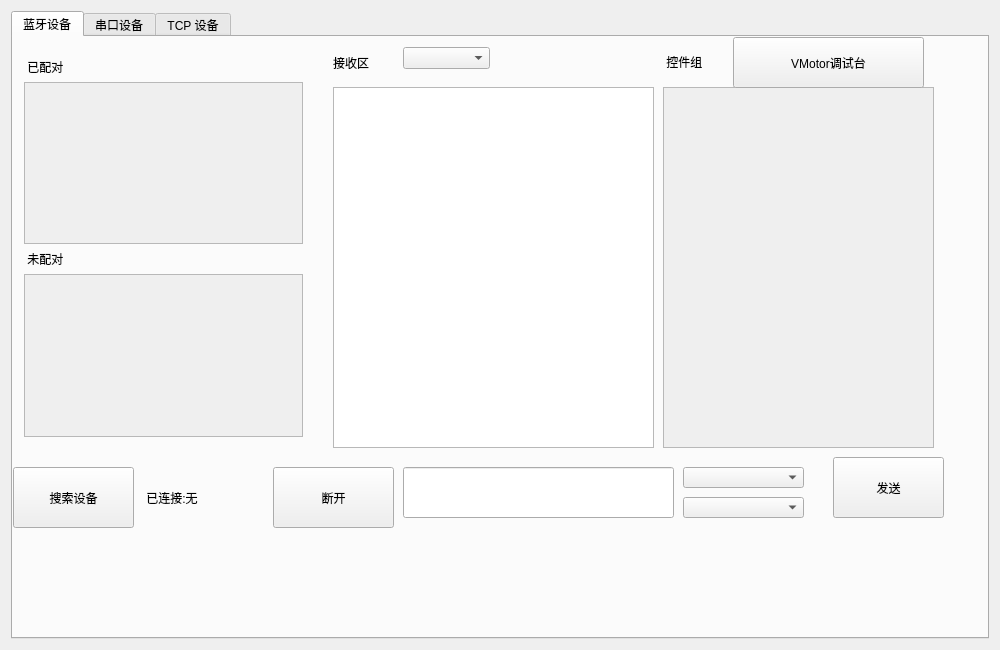
<?xml version="1.0" encoding="UTF-8"?>
<ui version="4.0">
 <class>MainWindow</class>
 <widget class="QMainWindow" name="MainWindow">
  <property name="geometry">
   <rect>
    <x>0</x>
    <y>0</y>
    <width>1000</width>
    <height>650</height>
   </rect>
  </property>
  <property name="windowTitle">
   <string>MainWindow</string>
  </property>
  <widget class="QWidget" name="centralWidget">
   <layout class="QGridLayout" name="gridLayout_2">
    <item row="0" column="0">
     <widget class="QTabWidget" name="TB_SELECT">
      <property name="currentIndex">
       <number>0</number>
      </property>
      <property name="tabsClosable">
       <bool>false</bool>
      </property>
      <widget class="QWidget" name="tab">
       <attribute name="title">
        <string>蓝牙设备</string>
       </attribute>
       <widget class="QPushButton" name="PB_SEARCHBLT">
        <property name="geometry">
         <rect>
          <x>0</x>
          <y>430</y>
          <width>121</width>
          <height>61</height>
         </rect>
        </property>
        <property name="text">
         <string>搜索设备</string>
        </property>
       </widget>
       <widget class="QLabel" name="LB_CONNECTSTAT">
        <property name="geometry">
         <rect>
          <x>130</x>
          <y>440</y>
          <width>111</width>
          <height>41</height>
         </rect>
        </property>
        <property name="text">
         <string> 已连接:无</string>
        </property>
       </widget>
       <widget class="QPushButton" name="PB_BLTBREAK">
        <property name="geometry">
         <rect>
          <x>260</x>
          <y>430</y>
          <width>121</width>
          <height>61</height>
         </rect>
        </property>
        <property name="text">
         <string>断开</string>
        </property>
       </widget>
       <widget class="QLineEdit" name="LE_BLTSEND">
        <property name="geometry">
         <rect>
          <x>390</x>
          <y>430</y>
          <width>271</width>
          <height>51</height>
         </rect>
        </property>
       </widget>
       <widget class="QPushButton" name="PB_BLTSEND">
        <property name="geometry">
         <rect>
          <x>820</x>
          <y>420</y>
          <width>111</width>
          <height>61</height>
         </rect>
        </property>
        <property name="text">
         <string>发送</string>
        </property>
       </widget>
       <widget class="QWidget" name="layoutWidget">
        <property name="geometry">
         <rect>
          <x>0</x>
          <y>10</y>
          <width>301</width>
          <height>401</height>
         </rect>
        </property>
        <layout class="QVBoxLayout" name="verticalLayout_5">
         <item>
          <widget class="QLabel" name="label_7">
           <property name="text">
            <string> 已配对</string>
           </property>
          </widget>
         </item>
         <item>
          <widget class="QScrollArea" name="SA_BLUEDEVPAIRED">
           <property name="widgetResizable">
            <bool>true</bool>
           </property>
           <widget class="QWidget" name="scrollAreaWidgetContents_3">
            <property name="geometry">
             <rect>
              <x>0</x>
              <y>0</y>
              <width>297</width>
              <height>172</height>
             </rect>
            </property>
            <layout class="QVBoxLayout" name="verticalLayout_4">
             <item>
              <widget class="QWidget" name="WG_BLUEDEV_2" native="true"/>
             </item>
             <item>
              <spacer name="verticalSpacer_3">
               <property name="orientation">
                <enum>Qt::Vertical</enum>
               </property>
               <property name="sizeHint" stdset="0">
                <size>
                 <width>20</width>
                 <height>397</height>
                </size>
               </property>
              </spacer>
             </item>
            </layout>
           </widget>
          </widget>
         </item>
         <item>
          <widget class="QLabel" name="label_8">
           <property name="text">
            <string> 未配对</string>
           </property>
          </widget>
         </item>
         <item>
          <widget class="QScrollArea" name="SA_BLUEDEV">
           <property name="widgetResizable">
            <bool>true</bool>
           </property>
           <widget class="QWidget" name="scrollAreaWidgetContents_2">
            <property name="geometry">
             <rect>
              <x>0</x>
              <y>0</y>
              <width>297</width>
              <height>172</height>
             </rect>
            </property>
            <layout class="QVBoxLayout" name="verticalLayout_3">
             <item>
              <widget class="QWidget" name="WG_BLUEDEV" native="true"/>
             </item>
             <item>
              <spacer name="verticalSpacer_2">
               <property name="orientation">
                <enum>Qt::Vertical</enum>
               </property>
               <property name="sizeHint" stdset="0">
                <size>
                 <width>20</width>
                 <height>397</height>
                </size>
               </property>
              </spacer>
             </item>
            </layout>
           </widget>
          </widget>
         </item>
        </layout>
       </widget>
       <widget class="QComboBox" name="CB_BLTTEXTMODE_SEND">
        <property name="geometry">
         <rect>
          <x>670</x>
          <y>430</y>
          <width>121</width>
          <height>21</height>
         </rect>
        </property>
       </widget>
       <widget class="QTextBrowser" name="TB_BLTRECV">
        <property name="geometry">
         <rect>
          <x>320</x>
          <y>50</y>
          <width>321</width>
          <height>361</height>
         </rect>
        </property>
       </widget>
       <widget class="QScrollArea" name="SA_BLTOBJGROUP">
        <property name="geometry">
         <rect>
          <x>650</x>
          <y>50</y>
          <width>271</width>
          <height>361</height>
         </rect>
        </property>
        <property name="widgetResizable">
         <bool>true</bool>
        </property>
        <widget class="QWidget" name="scrollAreaWidgetContents_4">
         <property name="geometry">
          <rect>
           <x>0</x>
           <y>0</y>
           <width>269</width>
           <height>359</height>
          </rect>
         </property>
         <layout class="QVBoxLayout" name="verticalLayout_6">
          <item>
           <widget class="QWidget" name="widget" native="true"/>
          </item>
          <item>
           <spacer name="verticalSpacer_4">
            <property name="orientation">
             <enum>Qt::Vertical</enum>
            </property>
            <property name="sizeHint" stdset="0">
             <size>
              <width>20</width>
              <height>317</height>
             </size>
            </property>
           </spacer>
          </item>
         </layout>
        </widget>
       </widget>
       <widget class="QLabel" name="label_4">
        <property name="geometry">
         <rect>
          <x>320</x>
          <y>10</y>
          <width>101</width>
          <height>31</height>
         </rect>
        </property>
        <property name="text">
         <string>接收区</string>
        </property>
       </widget>
       <widget class="QComboBox" name="CB_BLTAPPEND">
        <property name="geometry">
         <rect>
          <x>670</x>
          <y>460</y>
          <width>121</width>
          <height>21</height>
         </rect>
        </property>
       </widget>
       <widget class="QLabel" name="label_9">
        <property name="geometry">
         <rect>
          <x>650</x>
          <y>14</y>
          <width>72</width>
          <height>21</height>
         </rect>
        </property>
        <property name="text">
         <string> 控件组</string>
        </property>
       </widget>
       <widget class="QComboBox" name="CB_BLTTEXTMODE_RECV">
        <property name="geometry">
         <rect>
          <x>390</x>
          <y>10</y>
          <width>87</width>
          <height>22</height>
         </rect>
        </property>
       </widget>
       <widget class="QPushButton" name="PB_OPENVMOTOR">
        <property name="geometry">
         <rect>
          <x>720</x>
          <y>0</y>
          <width>191</width>
          <height>51</height>
         </rect>
        </property>
        <property name="text">
         <string>VMotor调试台</string>
        </property>
       </widget>
      </widget>
      <widget class="QWidget" name="TB_BLUETOOTH">
       <attribute name="title">
        <string>串口设备</string>
       </attribute>
       <widget class="QWidget" name="layoutWidget">
        <property name="geometry">
         <rect>
          <x>-190</x>
          <y>0</y>
          <width>1311</width>
          <height>461</height>
         </rect>
        </property>
        <layout class="QHBoxLayout" name="horizontalLayout">
         <item>
          <spacer name="horizontalSpacer_2">
           <property name="orientation">
            <enum>Qt::Horizontal</enum>
           </property>
           <property name="sizeHint" stdset="0">
            <size>
             <width>20</width>
             <height>10</height>
            </size>
           </property>
          </spacer>
         </item>
         <item>
          <layout class="QGridLayout" name="gridLayout">
           <item row="5" column="0">
            <widget class="QLabel" name="label_11">
             <property name="text">
              <string>数据流控制</string>
             </property>
            </widget>
           </item>
           <item row="5" column="1">
            <widget class="QComboBox" name="CB_FLOWCTRL"/>
           </item>
           <item row="9" column="0" colspan="2">
            <widget class="QPushButton" name="PB_CONNECT_COM">
             <property name="text">
              <string>连接</string>
             </property>
            </widget>
           </item>
           <item row="8" column="0" colspan="2">
            <widget class="QTextEdit" name="TE_SENDTEXT_COM"/>
           </item>
           <item row="0" column="1">
            <widget class="QComboBox" name="CB_COM"/>
           </item>
           <item row="7" column="1">
            <widget class="QComboBox" name="CB_STOPBIT"/>
           </item>
           <item row="1" column="0">
            <widget class="QLabel" name="label_2">
             <property name="text">
              <string>波特率</string>
             </property>
            </widget>
           </item>
           <item row="4" column="0">
            <widget class="QLabel" name="label_3">
             <property name="text">
              <string>校验位</string>
             </property>
            </widget>
           </item>
           <item row="1" column="1">
            <widget class="QComboBox" name="CB_BOTERATE"/>
           </item>
           <item row="4" column="1">
            <widget class="QComboBox" name="CB_ENSUREBIT"/>
           </item>
           <item row="7" column="0">
            <widget class="QLabel" name="label_5">
             <property name="text">
              <string>停止位</string>
             </property>
            </widget>
           </item>
           <item row="10" column="0" colspan="2">
            <widget class="QPushButton" name="PB_SENDTEXT_COM">
             <property name="text">
              <string>发送</string>
             </property>
            </widget>
           </item>
           <item row="0" column="0">
            <widget class="QLabel" name="label">
             <property name="text">
              <string> 端口  </string>
             </property>
            </widget>
           </item>
           <item row="2" column="0">
            <widget class="QLabel" name="label_6">
             <property name="text">
              <string>数据位</string>
             </property>
            </widget>
           </item>
           <item row="2" column="1">
            <widget class="QComboBox" name="CB_DATABITS"/>
           </item>
          </layout>
         </item>
         <item>
          <widget class="QTextBrowser" name="TB_RECVTEXT_COM"/>
         </item>
         <item>
          <layout class="QVBoxLayout" name="verticalLayout_2"/>
         </item>
         <item>
          <widget class="QScrollArea" name="SA_VARS_COM">
           <property name="widgetResizable">
            <bool>true</bool>
           </property>
           <widget class="QWidget" name="scrollAreaWidgetContents">
            <property name="geometry">
             <rect>
              <x>0</x>
              <y>0</y>
              <width>186</width>
              <height>457</height>
             </rect>
            </property>
            <widget class="QWidget" name="layoutWidget">
             <property name="geometry">
              <rect>
               <x>10</x>
               <y>10</y>
               <width>221</width>
               <height>551</height>
              </rect>
             </property>
             <layout class="QVBoxLayout" name="verticalLayout">
              <item>
               <widget class="QWidget" name="WG_VARS_COM" native="true"/>
              </item>
              <item>
               <spacer name="verticalSpacer">
                <property name="orientation">
                 <enum>Qt::Vertical</enum>
                </property>
                <property name="sizeHint" stdset="0">
                 <size>
                  <width>20</width>
                  <height>40</height>
                 </size>
                </property>
               </spacer>
              </item>
             </layout>
            </widget>
           </widget>
          </widget>
         </item>
         <item>
          <spacer name="horizontalSpacer_3">
           <property name="orientation">
            <enum>Qt::Horizontal</enum>
           </property>
           <property name="sizeHint" stdset="0">
            <size>
             <width>40</width>
             <height>20</height>
            </size>
           </property>
          </spacer>
         </item>
         <item>
          <spacer name="horizontalSpacer">
           <property name="orientation">
            <enum>Qt::Horizontal</enum>
           </property>
           <property name="sizeHint" stdset="0">
            <size>
             <width>40</width>
             <height>20</height>
            </size>
           </property>
          </spacer>
         </item>
        </layout>
       </widget>
      </widget>
      <widget class="QWidget" name="TB_TCP">
       <attribute name="title">
        <string>TCP 设备</string>
       </attribute>
      </widget>
     </widget>
    </item>
   </layout>
  </widget>
 </widget>
 <layoutdefault spacing="6" margin="11"/>
 <resources/>
 <connections/>
</ui>
